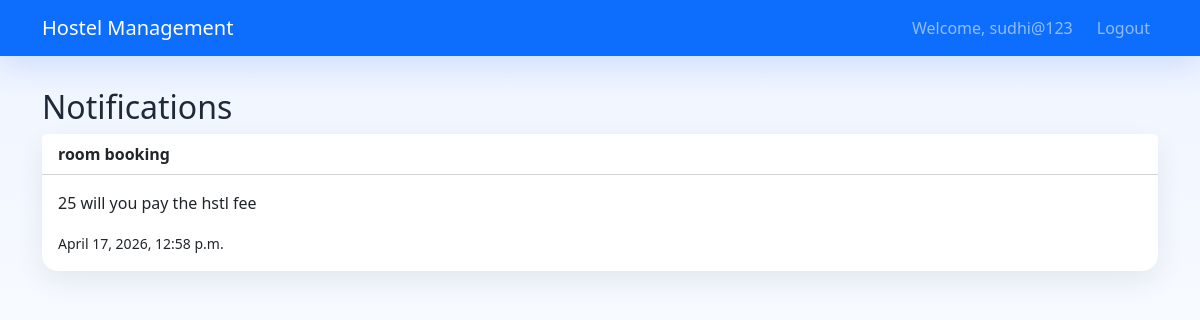
The app's page /students/notifications/ (signed in) with its own data.
### accounts/models.py (models this page shows, shortened)
class User(AbstractUser):
    ROLE_CHOICES = [
        ('student', 'Student'),
        ('admin', 'Admin'),
        ('warden', 'Warden'),
    ]
    role = models.CharField(max_length=10, choices=ROLE_CHOICES, default='student')

### notifications/models.py (models this page shows, shortened)
class Notification(models.Model):
    title = models.CharField(max_length=200)
    content = models.TextField()
    created_at = models.DateTimeField(auto_now_add=True)
    posted_by = models.ForeignKey(settings.AUTH_USER_MODEL, on_delete=models.CASCADE)

### students/views.py (the view)
# urls.py: path('notifications/', views.student_notifications, name='student_notifications'),
@login_required
def student_notifications(request):
    if request.user.role != 'student':
        return redirect('login')
    notifications = Notification.objects.all().order_by('-created_at')
    return render(request, 'student_notifications.html', {'notifications': notifications})

### templates/student_notifications.html (shortened to what this page needs)
{% extends 'base.html' %}
{% block content %}
<h2>Notifications</h2>
{% for notification in notifications %}
<div class="card mb-3">
    <div class="card-header">{{ notification.title }}</div>
    <div class="card-body">
        <p>{{ notification.content }}</p>
        <small>{{ notification.created_at }}</small>
    </div>
</div>
{% endfor %}
{% endblock %}

### templates/base.html (shortened to what this page needs)
<!DOCTYPE html>
<html lang="en">
<head>
    <link href="https://cdn.jsdelivr.net/npm/bootstrap@5.3.0/dist/css/bootstrap.min.css" rel="stylesheet">
</head>
<body>
    <nav class="navbar navbar-expand-lg navbar-dark bg-primary">
        <div class="container">
            {% if user.is_authenticated %}
                {% if user.role == 'student' %}
                    <a class="navbar-brand" href="{% url 'student_dashboard' %}">Hostel Management</a>
                {% elif user.role == 'warden' %}
                    <a class="navbar-brand" href="{% url 'warden_dashboard' %}">Hostel Management</a>
                {% else %}
                    <a class="navbar-brand" href="{% url 'admin_dashboard' %}">Hostel Management</a>
                {% endif %}
            {% else %}
                <a class="navbar-brand" href="{% url 'home' %}">Hostel Management</a>
            {% endif %}
            {% if user.is_authenticated %}
                <div class="navbar-nav ms-auto">
                    <span class="navbar-text me-3">Welcome, {{ user.username }}</span>
                    <a class="nav-link" href="{% url 'logout' %}">Logout</a>
                </div>
            {% endif %}
        </div>
    </nav>
    <div class="page-shell">
        <div class="{% block container_class %}container{% endblock %}">
            {% block content %}{% endblock %}
        </div>
    </div>
</body>
</html>

### templates/base.html (style rules this page uses)
body { min-height: 100vh; background: linear-gradient(180deg, #eef4ff 0%, #f8fbff 45%, #ffffff 100%); color: #1f2937; }
.navbar { box-shadow: 0 12px 30px rgba(37, 99, 235, 0.15); }
.page-shell { padding: 2rem 0 3rem; }
.card { border: 0; border-radius: 1rem; box-shadow: 0 10px 28px rgba(15, 23, 42, 0.08); }
.card-header { background: #ffffff; font-weight: 700; }

### records on screen
User: username "sudhi@123"
Notification: title "room booking", content "25 will you pay the hstl fee", created_at "April 17, 2026, 12:58 p.m."
